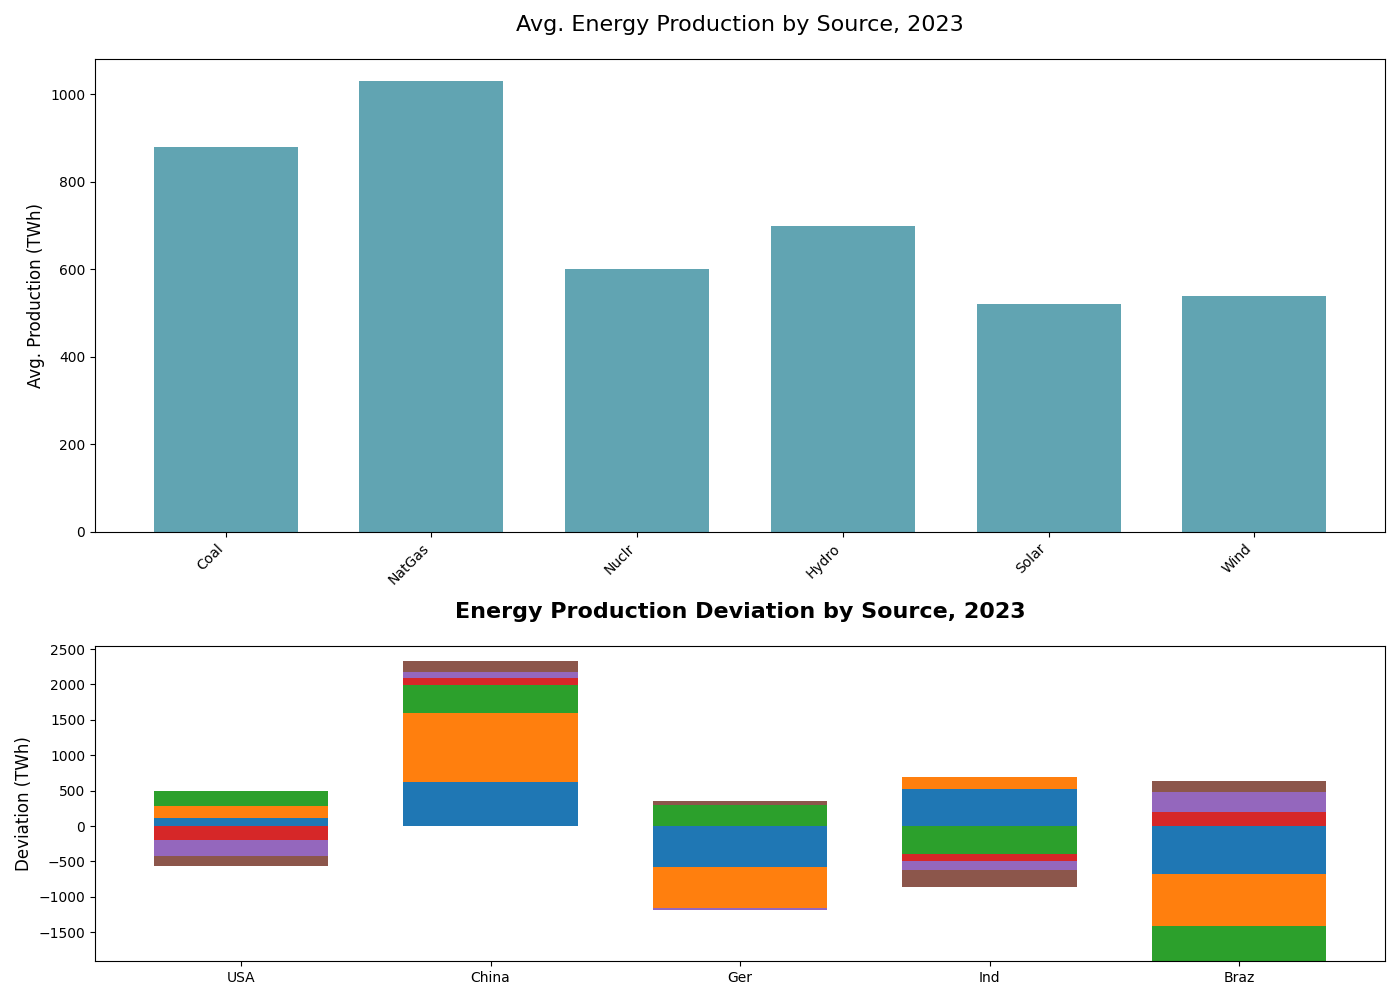

Recreate this plot in Python.
import matplotlib.pyplot as plt
import numpy as np

sources = ['Coal', 'NatGas', 'Nuclr', 'Hydro', 'Solar', 'Wind']
countries = ['USA', 'China', 'Ger', 'Ind', 'Braz']

energy_data = [
    [1000, 1200, 800, 500, 300, 400],
    [1500, 2000, 1000, 800, 600, 700],
    [300, 450, 900, 700, 500, 600],
    [1400, 1200, 200, 600, 400, 300],
    [200, 300, 100, 900, 800, 700]
]

average_production = np.mean(energy_data, axis=0)
deviation_data = energy_data - average_production

fig, (ax2, ax1) = plt.subplots(2, 1, figsize=(14, 10), gridspec_kw={'height_ratios': [3, 2]})

ax2.bar(sources, average_production, color=['#61a4b2'], width=0.7)
ax2.set_ylabel('Avg. Production (TWh)', fontsize=12)
ax2.set_title('Avg. Energy Production by Source, 2023', fontsize=16, pad=20)
ax2.set_xticklabels(sources, rotation=45, ha='right')

bar_width = 0.7
colors = ['#1f77b4', '#ff7f0e', '#2ca02c', '#d62728', '#9467bd', '#8c564b']
bottoms_pos = np.zeros(len(countries))
bottoms_neg = np.zeros(len(countries))

for source_idx, (source, color) in enumerate(zip(sources, colors)):
    source_data = deviation_data[:, source_idx]
    pos_data = np.where(source_data >= 0, source_data, 0)
    neg_data = np.where(source_data < 0, source_data, 0)
    
    ax1.bar(countries, pos_data, width=bar_width, bottom=bottoms_pos, color=color)
    ax1.bar(countries, neg_data, width=bar_width, bottom=bottoms_neg, color=color)
    
    bottoms_pos += pos_data
    bottoms_neg += neg_data

ax1.set_ylabel('Deviation (TWh)', fontsize=12)
ax1.set_title('Energy Production Deviation by Source, 2023', fontsize=16, fontweight='bold', pad=20)

plt.tight_layout()
plt.show()
